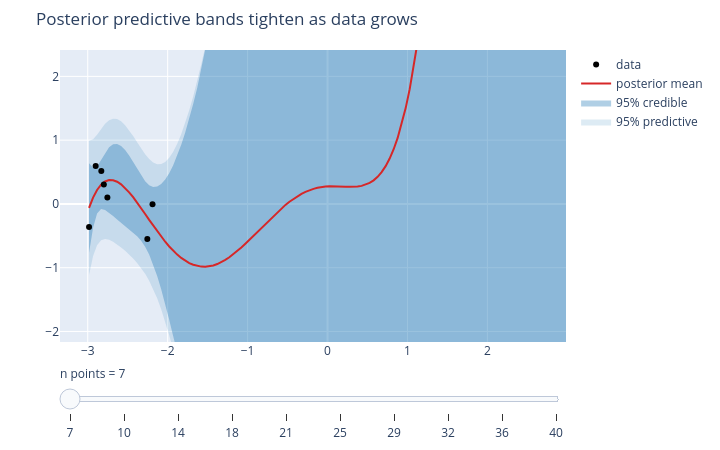

The code cell stored with this chart in its notebook:
### Markdown cell above
## ベイズが足すもの:不確実性

点推定(リッジ解)で止まらず、ベイズは予測の**帯**を返す。データが少ないと帯は広く、増えると締まる。スライダーでデータ件数を増やしてみる(95% 信頼帯=関数の不確実性、95% 予測帯=観測ノイズ込み)。

### Code cell
fig = viz.plotly_posterior_predictive(
    x, y, degree=5, sigma=0.4, sigma_w=5.0, n_frames=10,
    title='Posterior predictive bands tighten as data grows',
)
fig.show()
